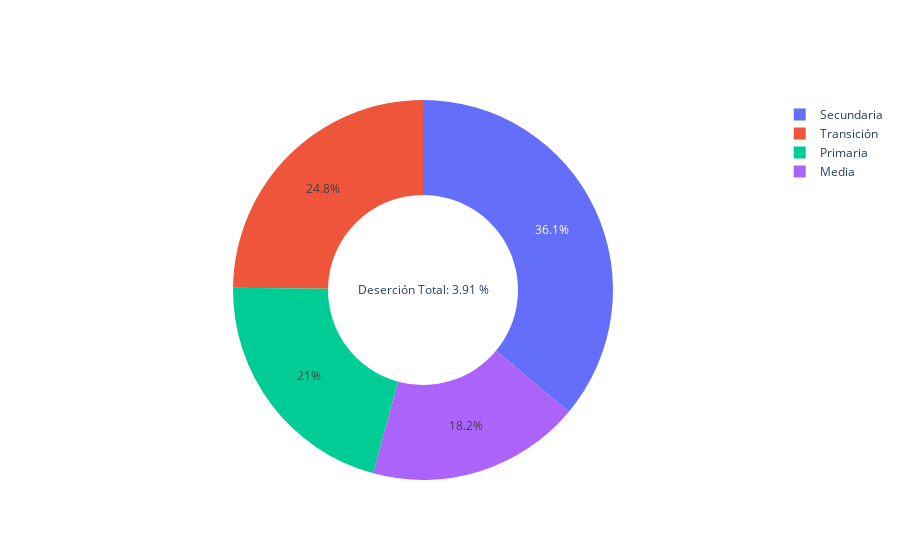
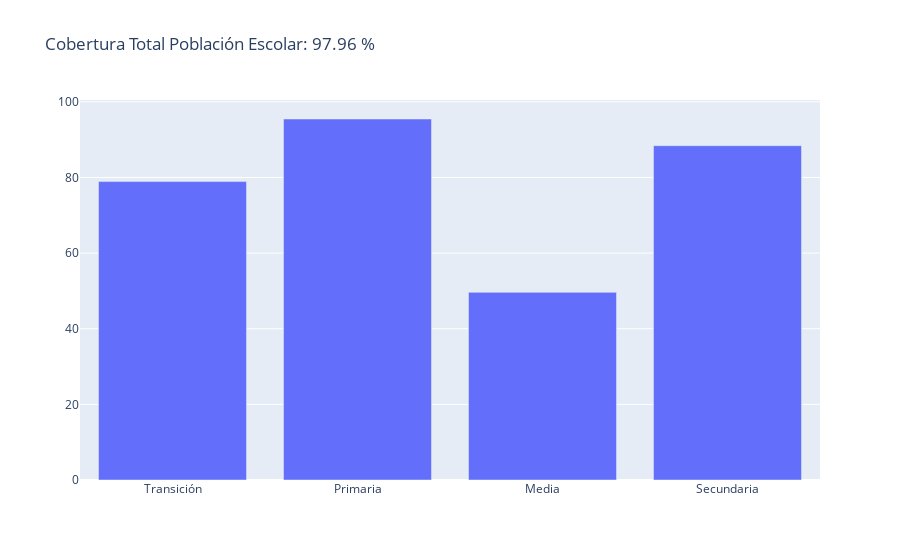

The notebook cell these images were saved under, in order:
### Code cell
selected_code=5001
selected_year=2019

df_mun = df_all[df_all['code_municip'] == selected_code]
name_municipio = df_mun.iloc[[0]]['name_dept'].to_numpy()
name_depto = df_mun.iloc[[0]]['name_municip'].to_numpy()


label_desercion, derc_perc = get_desercion_variables(
    df_in=df_all,
    year=selected_year,
    in_mun_code=selected_code,
)

value_cobertura, cob_perc = get_cobertura_variables(
    df_in=df_all,
    year=selected_year,
    in_mun_code=selected_code,
)

PieFig = make_donut_desertion_fig(
    name_municipio=name_municipio,
    name_depto=name_depto,
    year=selected_year,
    label_desercion=label_desercion,
    derc_perc=derc_perc,
)


PieFig.show()



BarFig = make_bar_cobertura_fig(
    name_municipio=name_municipio,
    name_depto=name_depto,
    cob_perc=cob_perc,
    value_cobertura=value_cobertura
)

BarFig.show()

### Figure 1 — Plotly figure (JSON) as saved in the notebook; plotly's stock layout.template omitted (floating-point values rounded to 4 significant figures)
{"data": [{"hole": 0.5, "hoverinfo": "label+value", "labels": ["Transición", "Primaria", "Media", "Secundaria"], "title": {"text": "Deserción Total: 3.91 %"}, "type": "pie", "values": [0.97, 0.82, 0.71, 1.41]}], "layout": {}}

### Figure 2 — Plotly figure (JSON) as saved in the notebook; plotly's stock layout.template omitted (floating-point values rounded to 4 significant figures)
{"data": [{"type": "bar", "x": ["Transición", "Primaria", "Media", "Secundaria"], "y": [78.91, 95.45, 49.61, 88.4]}], "layout": {"title": {"text": "Cobertura Total Población Escolar: 97.96 %"}}}
